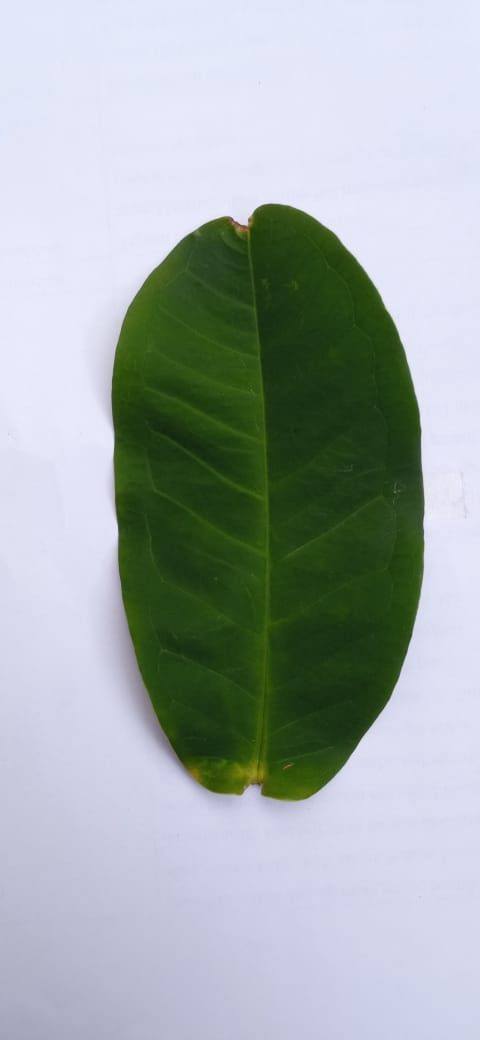
#> input picture dataset/daunjambuair1.jpg, 480 x 1040 px; its folder holds only this picture in this run
$ python preprocessing.py
#> lines starting #> are read from the running program, lines starting #| are printed output that depends on the picture; after the words box and inside, x2 and y2 are one past the last pixel; in counts of white or black regions, pixels touching at a corner belong together
import cv2

jenis           = ['daunjambuair','daunjambubiji']

for i in jenis:
    jum_per_data = 90 if i == 'daunjambuair' else 60
    for j in range(1,jum_per_data + 1):
        file_name = "dataset/" + i + str(j) + ".jpg"

        src = cv2.imread(file_name, 1)
#> src is the input picture: shape (1040, 480, 3); mean B, G, R 171.7, 172.2, 162
        tmp = cv2.cvtColor(src, cv2.COLOR_BGR2GRAY)
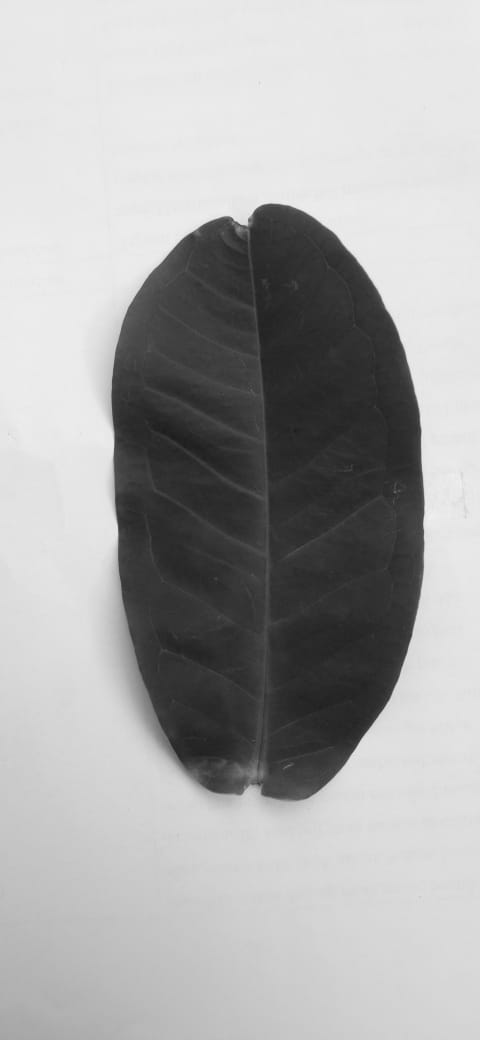
#> tmp: shape (1040, 480); min 28, max 245, mean 169.1
        _,alpha = cv2.threshold(tmp,127,255,cv2.THRESH_BINARY_INV)
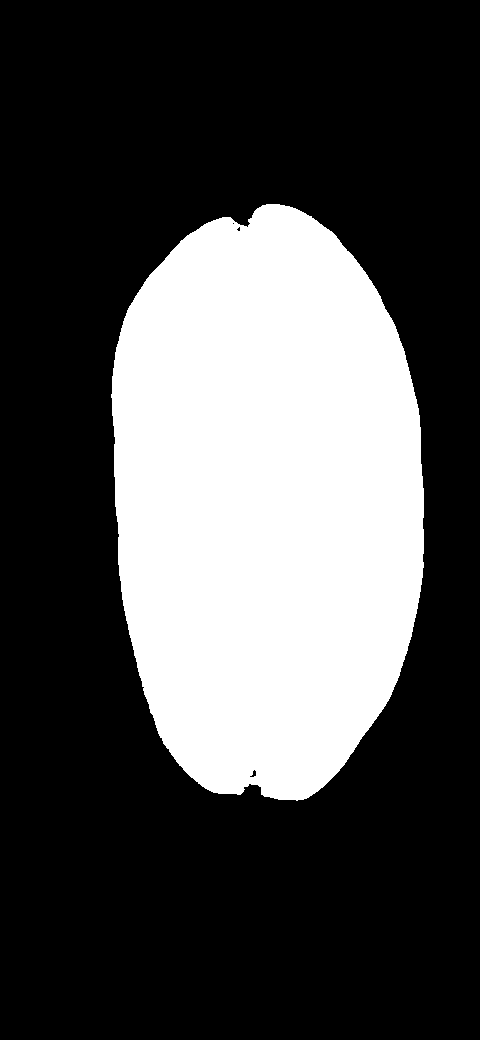
#> alpha: shape (1040, 480); 30.1% white; 1 white region, box (x1, y1, x2, y2) and area: (111, 204, 424, 801) 150084
        alpha   = cv2.dilate(alpha.copy(),None,iterations=10)
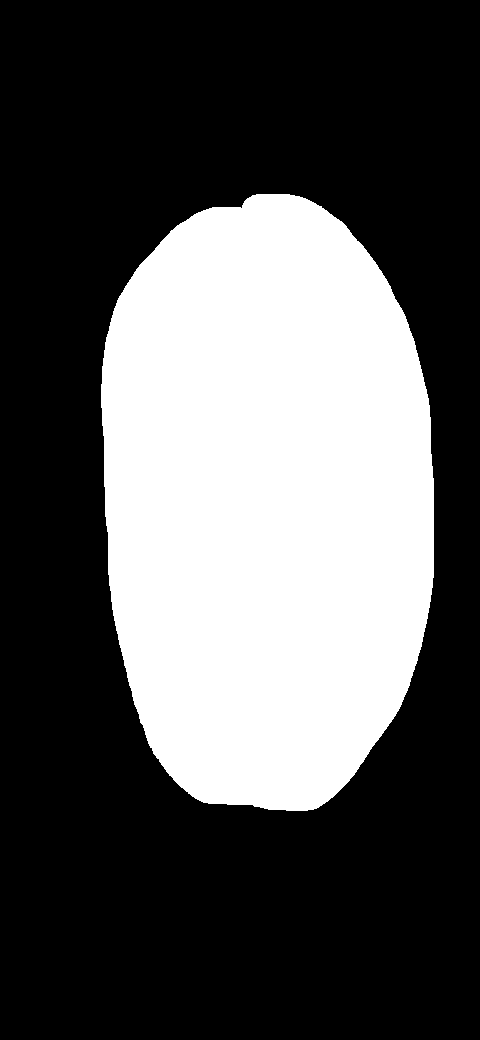
#> alpha: shape (1040, 480); 33.9% white; 1 white region, box (x1, y1, x2, y2) and area: (101, 194, 434, 811) 169025
        alpha   = cv2.erode(alpha.copy(),None,iterations=10)
#> alpha: shape (1040, 480); 30.1% white; 1 white region
        b, g, r = cv2.split(src)
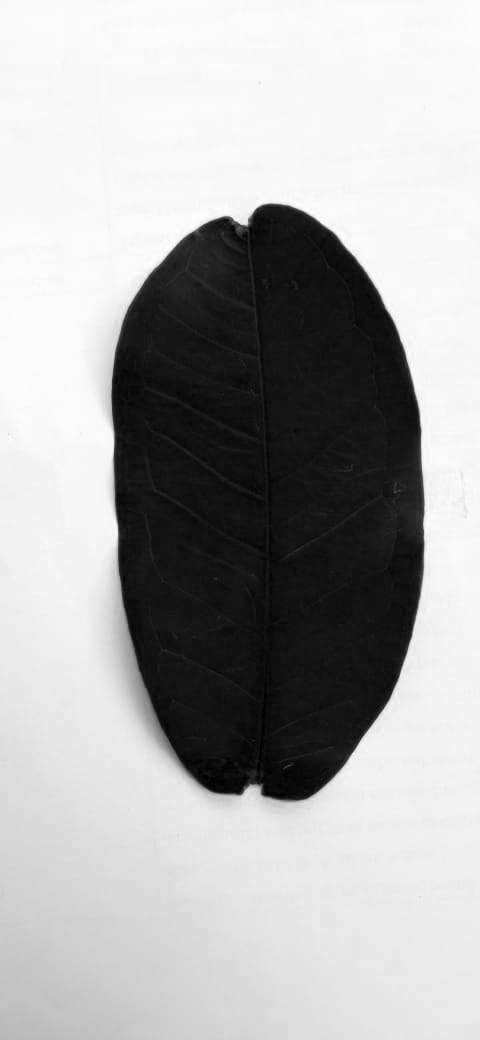
#> b: shape (1040, 480); min 0, max 255, mean 171.7
        rgba = [b,g,r, alpha]
        dst = cv2.merge(rgba,4)

        contours, hierarchy = cv2.findContours(alpha,cv2.RETR_TREE,cv2.CHAIN_APPROX_SIMPLE)
#> contours = 1 contour; box (x1, y1, x2, y2) and area: (111, 204, 424, 801) 149712
        selected    = max(contours,key=cv2.contourArea)
#> selected = contour of 540 points, box (x1, y1, x2, y2) (111, 204, 424, 801), area 149712
        x,y,w,h     = cv2.boundingRect(selected)
#> x = 111; y = 204; w = 313; h = 597
        cropped     = dst[y:y+h,x:x+w]
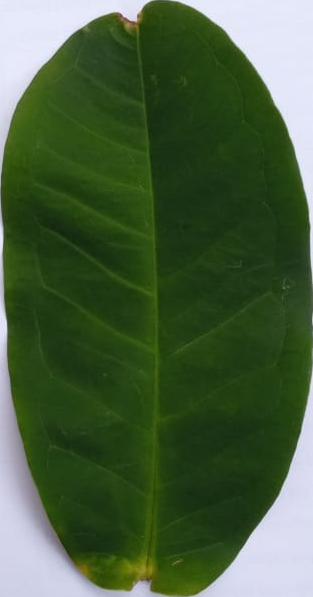
#> cropped: shape (597, 313, 4); mean B, G, R, A 62, 95.8, 72.6, 205.3
#> (the run stopped early here; a loop or call above may not have finished)
